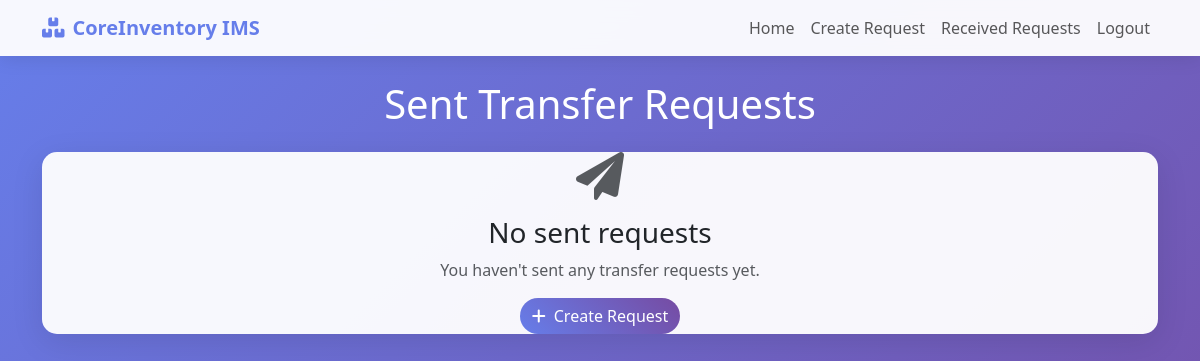
/transfers/sent/ (signed in), run on an earlier commit of the app's database.
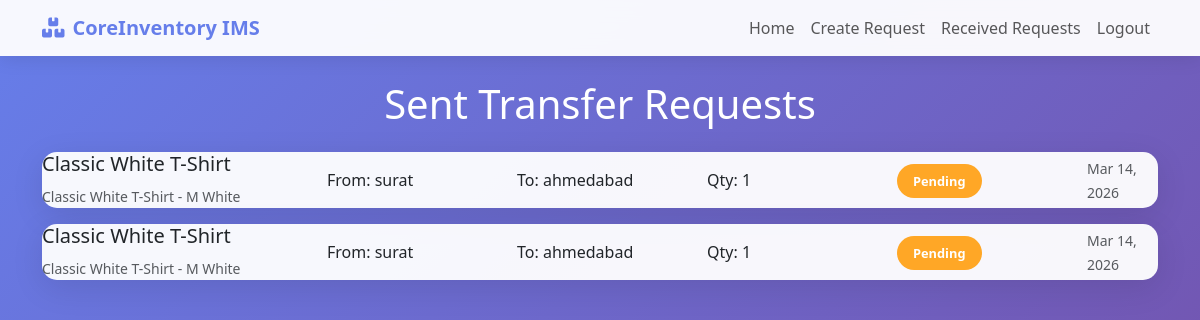
And on a later commit of the database.
### transfers/models.py (models this page shows, shortened)
class TransferRequest(models.Model):
    STATUS_CHOICES = [
        ('pending', 'Pending'),
        ('accepted', 'Accepted'),
        ('rejected', 'Rejected'),
    ]
    from_warehouse = models.ForeignKey('warehouses.Warehouse', on_delete=models.CASCADE, related_name='sent_transfers')
    to_warehouse = models.ForeignKey('warehouses.Warehouse', on_delete=models.CASCADE, related_name='received_transfers')
    product_variant = models.ForeignKey('products.ProductVariant', on_delete=models.CASCADE)
    quantity = models.PositiveIntegerField()
    status = models.CharField(max_length=20, choices=STATUS_CHOICES, default='pending')
    requested_by = models.ForeignKey(settings.AUTH_USER_MODEL, on_delete=models.CASCADE)
    created_at = models.DateTimeField(auto_now_add=True)
    accepted_at = models.DateTimeField(null=True, blank=True)

### products/models.py (models this page shows, shortened)
class ProductVariant(models.Model):
    product = models.ForeignKey(Product, on_delete=models.CASCADE, related_name='variants')
    size = models.CharField(max_length=20, blank=True)
    color = models.CharField(max_length=50, blank=True)
    stock_quantity = models.PositiveIntegerField(default=0)  # Keep for backward compatibility, but use warehouse stocks
    def __str__(self):
        return f"{self.product.name} - {self.size} {self.color}".strip()

class Product(models.Model):
    name = models.CharField(max_length=200)
    description = models.TextField(blank=True)
    category = models.ForeignKey(Category, on_delete=models.SET_NULL, null=True, blank=True, related_name='products')
    sku = models.CharField(max_length=100, unique=True)
    barcode = models.CharField(max_length=100, blank=True)
    unit_price = models.DecimalField(max_digits=10, decimal_places=2)
    cost_price = models.DecimalField(max_digits=10, decimal_places=2)
    reorder_level = models.PositiveIntegerField(default=0)
    image = models.URLField(max_length=500, blank=True, null=True)
    is_active = models.BooleanField(default=True)
    created_at = models.DateTimeField(auto_now_add=True)
    updated_at = models.DateTimeField(auto_now=True)
    class Meta:
        ordering = ['name']

### warehouses/models.py (models this page shows, shortened)
class Warehouse(models.Model):
    id = models.IntegerField(primary_key=True)
    name = models.CharField(max_length=100)

### transfers/views.py (the view)
# urls.py: path('sent/', views.sent_requests, name='sent_requests'),
@login_required
def sent_requests(request):
    requests = TransferRequest.objects.filter(requested_by=request.user).order_by('-created_at')
    return render(request, 'transfers/sent_requests.html', {'requests': requests})

### templates/transfers/sent_requests.html (shortened to what this page needs)
<!DOCTYPE html>
<html lang="en">
<head>
    <link href="https://cdn.jsdelivr.net/npm/bootstrap@5.3.0/dist/css/bootstrap.min.css" rel="stylesheet">
    <link href="https://cdnjs.cloudflare.com/ajax/libs/font-awesome/6.0.0/css/all.min.css" rel="stylesheet">
</head>
<body>
    <nav class="navbar navbar-expand-lg navbar-light">
        <div class="container">
            <a class="navbar-brand" href="{% url 'home' %}">
                <i class="fas fa-boxes me-2"></i>CoreInventory IMS
            </a>
            <div class="navbar-nav ms-auto">
                <a class="nav-link" href="{% url 'home' %}">Home</a>
                <a class="nav-link" href="{% url 'transfers:create' %}">Create Request</a>
                <a class="nav-link" href="{% url 'transfers:received_requests' %}">Received Requests</a>
                <a class="nav-link" href="{% url 'logout' %}">Logout</a>
            </div>
        </div>
    </nav>
    <div class="container mt-4">
        <div class="row">
            <div class="col-12">
                <h1 class="text-white text-center mb-4">Sent Transfer Requests</h1>
            </div>
        </div>
        {% if requests %}
        <div class="row">
            {% for request in requests %}
            <div class="col-12">
                <div class="request-card">
                    <div class="card-body">
                        <div class="row align-items-center">
                            <div class="col-md-3">
                                <h5>{{ request.product_variant.product.name }}</h5>
                                <small class="text-muted">{{ request.product_variant }}</small>
                            </div>
                            <div class="col-md-2">
                                <p class="mb-0">From: {{ request.from_warehouse.name }}</p>
                            </div>
                            <div class="col-md-2">
                                <p class="mb-0">To: {{ request.to_warehouse.name }}</p>
                            </div>
                            <div class="col-md-2">
                                <p class="mb-0">Qty: {{ request.quantity }}</p>
                            </div>
                            <div class="col-md-2">
                                <span class="status-badge status-{{ request.status }}">{{ request.get_status_display }}</span>
                            </div>
                            <div class="col-md-1">
                                <small class="text-muted">{{ request.created_at|date:"M d, Y" }}</small>
                            </div>
                        </div>
                    </div>
                </div>
            </div>
            {% endfor %}
        </div>
        {% else %}
        <div class="row">
            <div class="col-12">
                <div class="request-card text-center">
                    <div class="card-body">
                        <i class="fas fa-paper-plane fa-3x text-muted mb-3"></i>
                        <h3>No sent requests</h3>
                        <p class="text-muted">You haven't sent any transfer requests yet.</p>
                        <a href="{% url 'transfers:create' %}" class="btn btn-custom">
                            <i class="fas fa-plus me-2"></i>Create Request
                        </a>
                    </div>
                </div>
            </div>
        </div>
        {% endif %}
    </div>
</body>
</html>

What changed in the data, as far as the page shows it:
added TransferRequest: product_variant.product.name "Classic White T-Shirt", product_variant "Classic White T-Shirt - M White", from_warehouse.name "surat", to_warehouse.name "ahmedabad", quantity "1", status "Pending", created_at "Mar 14, 2026"
added TransferRequest: product_variant.product.name "Classic White T-Shirt", product_variant "Classic White T-Shirt - M White", from_warehouse.name "surat", to_warehouse.name "ahmedabad", quantity "1", status "Pending", created_at "Mar 14, 2026"
Also different on the page:
text no longer shown: "No sent requests You haven't sent any transfer requests yet. Create Request"
